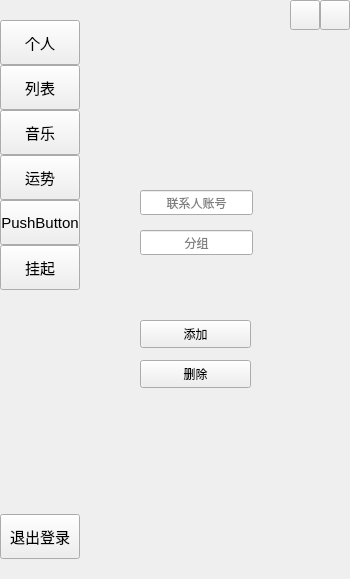
<?xml version="1.0" encoding="UTF-8"?>
<ui version="4.0">
 <class>MainWindow</class>
 <widget class="QMainWindow" name="MainWindow">
  <property name="geometry">
   <rect>
    <x>0</x>
    <y>0</y>
    <width>350</width>
    <height>579</height>
   </rect>
  </property>
  <property name="minimumSize">
   <size>
    <width>0</width>
    <height>0</height>
   </size>
  </property>
  <property name="maximumSize">
   <size>
    <width>1000</width>
    <height>1000</height>
   </size>
  </property>
  <property name="sizeIncrement">
   <size>
    <width>0</width>
    <height>0</height>
   </size>
  </property>
  <property name="windowTitle">
   <string>MainWindow</string>
  </property>
  <property name="styleSheet">
   <string notr="true"/>
  </property>
  <widget class="QWidget" name="centralwidget">
   <layout class="QHBoxLayout" name="horizontalLayout_3">
    <property name="spacing">
     <number>0</number>
    </property>
    <property name="leftMargin">
     <number>0</number>
    </property>
    <property name="topMargin">
     <number>0</number>
    </property>
    <property name="rightMargin">
     <number>0</number>
    </property>
    <property name="bottomMargin">
     <number>0</number>
    </property>
    <item>
     <widget class="QWidget" name="widget" native="true">
      <property name="maximumSize">
       <size>
        <width>80</width>
        <height>16777215</height>
       </size>
      </property>
      <property name="styleSheet">
       <string notr="true"/>
      </property>
      <layout class="QHBoxLayout" name="horizontalLayout" stretch="0">
       <property name="spacing">
        <number>0</number>
       </property>
       <property name="leftMargin">
        <number>0</number>
       </property>
       <property name="topMargin">
        <number>20</number>
       </property>
       <property name="rightMargin">
        <number>0</number>
       </property>
       <property name="bottomMargin">
        <number>20</number>
       </property>
       <item>
        <layout class="QVBoxLayout" name="verticalLayout">
         <property name="spacing">
          <number>0</number>
         </property>
         <property name="bottomMargin">
          <number>0</number>
         </property>
         <item>
          <widget class="QPushButton" name="personalButton">
           <property name="sizePolicy">
            <sizepolicy hsizetype="Minimum" vsizetype="Minimum">
             <horstretch>0</horstretch>
             <verstretch>0</verstretch>
            </sizepolicy>
           </property>
           <property name="minimumSize">
            <size>
             <width>0</width>
             <height>45</height>
            </size>
           </property>
           <property name="font">
            <font>
             <pointsize>11</pointsize>
            </font>
           </property>
           <property name="text">
            <string>个人</string>
           </property>
           <property name="iconSize">
            <size>
             <width>0</width>
             <height>0</height>
            </size>
           </property>
          </widget>
         </item>
         <item>
          <widget class="QPushButton" name="listButton">
           <property name="sizePolicy">
            <sizepolicy hsizetype="Minimum" vsizetype="Minimum">
             <horstretch>0</horstretch>
             <verstretch>0</verstretch>
            </sizepolicy>
           </property>
           <property name="minimumSize">
            <size>
             <width>0</width>
             <height>45</height>
            </size>
           </property>
           <property name="font">
            <font>
             <pointsize>11</pointsize>
            </font>
           </property>
           <property name="text">
            <string>列表</string>
           </property>
           <property name="iconSize">
            <size>
             <width>0</width>
             <height>0</height>
            </size>
           </property>
          </widget>
         </item>
         <item>
          <widget class="QPushButton" name="musicButton">
           <property name="sizePolicy">
            <sizepolicy hsizetype="Minimum" vsizetype="Minimum">
             <horstretch>0</horstretch>
             <verstretch>0</verstretch>
            </sizepolicy>
           </property>
           <property name="minimumSize">
            <size>
             <width>0</width>
             <height>45</height>
            </size>
           </property>
           <property name="font">
            <font>
             <pointsize>11</pointsize>
            </font>
           </property>
           <property name="text">
            <string>音乐</string>
           </property>
           <property name="iconSize">
            <size>
             <width>0</width>
             <height>0</height>
            </size>
           </property>
          </widget>
         </item>
         <item>
          <widget class="QPushButton" name="lotteryButton">
           <property name="sizePolicy">
            <sizepolicy hsizetype="Minimum" vsizetype="Minimum">
             <horstretch>0</horstretch>
             <verstretch>0</verstretch>
            </sizepolicy>
           </property>
           <property name="minimumSize">
            <size>
             <width>0</width>
             <height>45</height>
            </size>
           </property>
           <property name="font">
            <font>
             <pointsize>11</pointsize>
            </font>
           </property>
           <property name="text">
            <string>运势</string>
           </property>
           <property name="iconSize">
            <size>
             <width>0</width>
             <height>0</height>
            </size>
           </property>
          </widget>
         </item>
         <item>
          <widget class="QPushButton" name="pushButton_3">
           <property name="sizePolicy">
            <sizepolicy hsizetype="Minimum" vsizetype="Minimum">
             <horstretch>0</horstretch>
             <verstretch>0</verstretch>
            </sizepolicy>
           </property>
           <property name="minimumSize">
            <size>
             <width>0</width>
             <height>45</height>
            </size>
           </property>
           <property name="font">
            <font>
             <pointsize>11</pointsize>
            </font>
           </property>
           <property name="text">
            <string>PushButton</string>
           </property>
           <property name="iconSize">
            <size>
             <width>0</width>
             <height>0</height>
            </size>
           </property>
          </widget>
         </item>
         <item>
          <widget class="QPushButton" name="pushButton_4">
           <property name="sizePolicy">
            <sizepolicy hsizetype="Minimum" vsizetype="Minimum">
             <horstretch>0</horstretch>
             <verstretch>0</verstretch>
            </sizepolicy>
           </property>
           <property name="minimumSize">
            <size>
             <width>0</width>
             <height>45</height>
            </size>
           </property>
           <property name="font">
            <font>
             <pointsize>11</pointsize>
            </font>
           </property>
           <property name="text">
            <string>挂起</string>
           </property>
           <property name="iconSize">
            <size>
             <width>0</width>
             <height>0</height>
            </size>
           </property>
          </widget>
         </item>
         <item>
          <spacer name="verticalSpacer">
           <property name="orientation">
            <enum>Qt::Orientation::Vertical</enum>
           </property>
           <property name="sizeHint" stdset="0">
            <size>
             <width>20</width>
             <height>40</height>
            </size>
           </property>
          </spacer>
         </item>
         <item>
          <widget class="QPushButton" name="back_pushButton">
           <property name="sizePolicy">
            <sizepolicy hsizetype="Minimum" vsizetype="Minimum">
             <horstretch>0</horstretch>
             <verstretch>0</verstretch>
            </sizepolicy>
           </property>
           <property name="minimumSize">
            <size>
             <width>0</width>
             <height>45</height>
            </size>
           </property>
           <property name="font">
            <font>
             <pointsize>11</pointsize>
            </font>
           </property>
           <property name="text">
            <string>退出登录</string>
           </property>
           <property name="iconSize">
            <size>
             <width>0</width>
             <height>0</height>
            </size>
           </property>
          </widget>
         </item>
        </layout>
       </item>
      </layout>
     </widget>
    </item>
    <item>
     <widget class="QWidget" name="widget1" native="true">
      <layout class="QVBoxLayout" name="verticalLayout_2">
       <property name="spacing">
        <number>0</number>
       </property>
       <property name="leftMargin">
        <number>0</number>
       </property>
       <property name="topMargin">
        <number>0</number>
       </property>
       <property name="rightMargin">
        <number>0</number>
       </property>
       <property name="bottomMargin">
        <number>0</number>
       </property>
       <item>
        <widget class="QWidget" name="title_widget" native="true">
         <property name="maximumSize">
          <size>
           <width>16777215</width>
           <height>30</height>
          </size>
         </property>
         <layout class="QHBoxLayout" name="horizontalLayout_2">
          <property name="spacing">
           <number>0</number>
          </property>
          <property name="leftMargin">
           <number>0</number>
          </property>
          <property name="topMargin">
           <number>0</number>
          </property>
          <property name="rightMargin">
           <number>0</number>
          </property>
          <property name="bottomMargin">
           <number>0</number>
          </property>
          <item>
           <spacer name="horizontalSpacer">
            <property name="orientation">
             <enum>Qt::Orientation::Horizontal</enum>
            </property>
            <property name="sizeHint" stdset="0">
             <size>
              <width>40</width>
              <height>20</height>
             </size>
            </property>
           </spacer>
          </item>
          <item>
           <widget class="QToolButton" name="toolButton_2">
            <property name="minimumSize">
             <size>
              <width>30</width>
              <height>30</height>
             </size>
            </property>
            <property name="maximumSize">
             <size>
              <width>30</width>
              <height>30</height>
             </size>
            </property>
            <property name="text">
             <string/>
            </property>
           </widget>
          </item>
          <item>
           <widget class="QToolButton" name="toolButton">
            <property name="minimumSize">
             <size>
              <width>30</width>
              <height>30</height>
             </size>
            </property>
            <property name="maximumSize">
             <size>
              <width>30</width>
              <height>30</height>
             </size>
            </property>
            <property name="text">
             <string/>
            </property>
           </widget>
          </item>
         </layout>
        </widget>
       </item>
       <item>
        <widget class="QStackedWidget" name="stackedWidget">
         <property name="styleSheet">
          <string notr="true"/>
         </property>
         <property name="midLineWidth">
          <number>0</number>
         </property>
         <property name="currentIndex">
          <number>5</number>
         </property>
         <widget class="QWidget" name="page1">
          <widget class="QPushButton" name="play_pushButton">
           <property name="geometry">
            <rect>
             <x>60</x>
             <y>180</y>
             <width>100</width>
             <height>100</height>
            </rect>
           </property>
           <property name="minimumSize">
            <size>
             <width>100</width>
             <height>100</height>
            </size>
           </property>
           <property name="maximumSize">
            <size>
             <width>100</width>
             <height>100</height>
            </size>
           </property>
           <property name="text">
            <string/>
           </property>
           <property name="iconSize">
            <size>
             <width>100</width>
             <height>100</height>
            </size>
           </property>
          </widget>
         </widget>
         <widget class="QWidget" name="page2">
          <widget class="QPushButton" name="lotteryplayButton">
           <property name="geometry">
            <rect>
             <x>80</x>
             <y>290</y>
             <width>71</width>
             <height>71</height>
            </rect>
           </property>
           <property name="text">
            <string/>
           </property>
          </widget>
          <widget class="QLabel" name="label">
           <property name="geometry">
            <rect>
             <x>60</x>
             <y>60</y>
             <width>111</width>
             <height>181</height>
            </rect>
           </property>
           <property name="sizePolicy">
            <sizepolicy hsizetype="Preferred" vsizetype="Preferred">
             <horstretch>0</horstretch>
             <verstretch>0</verstretch>
            </sizepolicy>
           </property>
           <property name="font">
            <font>
             <pointsize>30</pointsize>
            </font>
           </property>
           <property name="text">
            <string>&lt;html&gt;&lt;head/&gt;&lt;body&gt;&lt;p align=&quot;center&quot;&gt;&lt;span style=&quot; font-size:36pt; font-weight:700;&quot;&gt;签&lt;/span&gt;&lt;/p&gt;&lt;/body&gt;&lt;/html&gt;</string>
           </property>
           <property name="alignment">
            <set>Qt::AlignmentFlag::AlignCenter</set>
           </property>
          </widget>
         </widget>
         <widget class="QWidget" name="page3">
          <widget class="QLabel" name="label_2">
           <property name="geometry">
            <rect>
             <x>50</x>
             <y>40</y>
             <width>100</width>
             <height>100</height>
            </rect>
           </property>
           <property name="text">
            <string/>
           </property>
          </widget>
          <widget class="QLabel" name="label_3">
           <property name="geometry">
            <rect>
             <x>60</x>
             <y>190</y>
             <width>111</width>
             <height>19</height>
            </rect>
           </property>
           <property name="font">
            <font>
             <pointsize>11</pointsize>
            </font>
           </property>
           <property name="text">
            <string/>
           </property>
          </widget>
          <widget class="QLabel" name="label_4">
           <property name="geometry">
            <rect>
             <x>60</x>
             <y>310</y>
             <width>171</width>
             <height>111</height>
            </rect>
           </property>
           <property name="font">
            <font>
             <pointsize>11</pointsize>
            </font>
           </property>
           <property name="text">
            <string/>
           </property>
           <property name="alignment">
            <set>Qt::AlignmentFlag::AlignLeading|Qt::AlignmentFlag::AlignLeft|Qt::AlignmentFlag::AlignTop</set>
           </property>
          </widget>
          <widget class="QLabel" name="label_5">
           <property name="geometry">
            <rect>
             <x>60</x>
             <y>230</y>
             <width>111</width>
             <height>19</height>
            </rect>
           </property>
           <property name="font">
            <font>
             <pointsize>11</pointsize>
            </font>
           </property>
           <property name="text">
            <string/>
           </property>
          </widget>
          <widget class="QLabel" name="label_6">
           <property name="geometry">
            <rect>
             <x>60</x>
             <y>270</y>
             <width>111</width>
             <height>19</height>
            </rect>
           </property>
           <property name="font">
            <font>
             <pointsize>11</pointsize>
            </font>
           </property>
           <property name="text">
            <string/>
           </property>
          </widget>
          <widget class="QPushButton" name="dataButton">
           <property name="geometry">
            <rect>
             <x>70</x>
             <y>450</y>
             <width>93</width>
             <height>28</height>
            </rect>
           </property>
           <property name="font">
            <font>
             <pointsize>12</pointsize>
            </font>
           </property>
           <property name="text">
            <string>编辑资料</string>
           </property>
          </widget>
          <widget class="QLabel" name="label_11">
           <property name="geometry">
            <rect>
             <x>20</x>
             <y>230</y>
             <width>69</width>
             <height>19</height>
            </rect>
           </property>
           <property name="font">
            <font>
             <pointsize>11</pointsize>
            </font>
           </property>
           <property name="text">
            <string>年龄</string>
           </property>
          </widget>
          <widget class="QLabel" name="label_12">
           <property name="geometry">
            <rect>
             <x>20</x>
             <y>270</y>
             <width>69</width>
             <height>19</height>
            </rect>
           </property>
           <property name="font">
            <font>
             <pointsize>11</pointsize>
            </font>
           </property>
           <property name="text">
            <string>生日</string>
           </property>
          </widget>
          <widget class="QLabel" name="label_13">
           <property name="geometry">
            <rect>
             <x>20</x>
             <y>310</y>
             <width>71</width>
             <height>19</height>
            </rect>
           </property>
           <property name="font">
            <font>
             <pointsize>11</pointsize>
            </font>
           </property>
           <property name="text">
            <string>签名</string>
           </property>
          </widget>
          <widget class="QLabel" name="label_14">
           <property name="geometry">
            <rect>
             <x>20</x>
             <y>190</y>
             <width>69</width>
             <height>19</height>
            </rect>
           </property>
           <property name="font">
            <font>
             <pointsize>11</pointsize>
            </font>
           </property>
           <property name="text">
            <string>等级</string>
           </property>
          </widget>
          <widget class="QLabel" name="label_16">
           <property name="geometry">
            <rect>
             <x>60</x>
             <y>150</y>
             <width>111</width>
             <height>19</height>
            </rect>
           </property>
           <property name="font">
            <font>
             <pointsize>11</pointsize>
            </font>
           </property>
           <property name="text">
            <string/>
           </property>
          </widget>
          <widget class="QLabel" name="label_17">
           <property name="geometry">
            <rect>
             <x>20</x>
             <y>150</y>
             <width>69</width>
             <height>19</height>
            </rect>
           </property>
           <property name="font">
            <font>
             <pointsize>11</pointsize>
            </font>
           </property>
           <property name="text">
            <string>名称</string>
           </property>
          </widget>
         </widget>
         <widget class="QWidget" name="page4">
          <widget class="QTreeWidget" name="friendTree">
           <property name="geometry">
            <rect>
             <x>10</x>
             <y>20</y>
             <width>211</width>
             <height>321</height>
            </rect>
           </property>
           <property name="font">
            <font>
             <pointsize>11</pointsize>
            </font>
           </property>
           <column>
            <property name="text">
             <string>新建列</string>
            </property>
           </column>
          </widget>
          <widget class="QPushButton" name="pushButton">
           <property name="geometry">
            <rect>
             <x>20</x>
             <y>490</y>
             <width>201</width>
             <height>28</height>
            </rect>
           </property>
           <property name="text">
            <string>PushButton</string>
           </property>
          </widget>
         </widget>
         <widget class="QWidget" name="page5">
          <widget class="QLineEdit" name="agelineEdit">
           <property name="geometry">
            <rect>
             <x>60</x>
             <y>190</y>
             <width>113</width>
             <height>25</height>
            </rect>
           </property>
           <property name="font">
            <font>
             <pointsize>11</pointsize>
            </font>
           </property>
          </widget>
          <widget class="QLineEdit" name="birthdaylineEdit">
           <property name="geometry">
            <rect>
             <x>60</x>
             <y>240</y>
             <width>113</width>
             <height>25</height>
            </rect>
           </property>
           <property name="font">
            <font>
             <pointsize>11</pointsize>
            </font>
           </property>
          </widget>
          <widget class="QLabel" name="label_7">
           <property name="geometry">
            <rect>
             <x>50</x>
             <y>40</y>
             <width>100</width>
             <height>100</height>
            </rect>
           </property>
           <property name="text">
            <string/>
           </property>
          </widget>
          <widget class="QPushButton" name="submitButton">
           <property name="geometry">
            <rect>
             <x>40</x>
             <y>430</y>
             <width>51</width>
             <height>31</height>
            </rect>
           </property>
           <property name="font">
            <font>
             <pointsize>11</pointsize>
            </font>
           </property>
           <property name="text">
            <string>提交</string>
           </property>
          </widget>
          <widget class="QPushButton" name="dataBackButton">
           <property name="geometry">
            <rect>
             <x>150</x>
             <y>430</y>
             <width>51</width>
             <height>31</height>
            </rect>
           </property>
           <property name="font">
            <font>
             <pointsize>11</pointsize>
            </font>
           </property>
           <property name="text">
            <string>返回</string>
           </property>
          </widget>
          <widget class="QTextEdit" name="signatureEdit">
           <property name="geometry">
            <rect>
             <x>60</x>
             <y>290</y>
             <width>171</width>
             <height>91</height>
            </rect>
           </property>
           <property name="font">
            <font>
             <pointsize>11</pointsize>
            </font>
           </property>
          </widget>
          <widget class="QPushButton" name="chooseAvatarButton">
           <property name="geometry">
            <rect>
             <x>50</x>
             <y>40</y>
             <width>100</width>
             <height>100</height>
            </rect>
           </property>
           <property name="minimumSize">
            <size>
             <width>100</width>
             <height>100</height>
            </size>
           </property>
           <property name="styleSheet">
            <string notr="true"/>
           </property>
           <property name="text">
            <string/>
           </property>
          </widget>
          <widget class="QLabel" name="label_8">
           <property name="geometry">
            <rect>
             <x>10</x>
             <y>190</y>
             <width>51</width>
             <height>21</height>
            </rect>
           </property>
           <property name="font">
            <font>
             <pointsize>11</pointsize>
            </font>
           </property>
           <property name="text">
            <string>年龄:</string>
           </property>
          </widget>
          <widget class="QLabel" name="label_9">
           <property name="geometry">
            <rect>
             <x>10</x>
             <y>230</y>
             <width>51</width>
             <height>20</height>
            </rect>
           </property>
           <property name="font">
            <font>
             <pointsize>11</pointsize>
            </font>
           </property>
           <property name="text">
            <string>生日:</string>
           </property>
          </widget>
          <widget class="QLabel" name="label_10">
           <property name="geometry">
            <rect>
             <x>10</x>
             <y>290</y>
             <width>51</width>
             <height>20</height>
            </rect>
           </property>
           <property name="font">
            <font>
             <pointsize>11</pointsize>
            </font>
           </property>
           <property name="text">
            <string>签名:</string>
           </property>
          </widget>
          <widget class="QLabel" name="label_15">
           <property name="geometry">
            <rect>
             <x>10</x>
             <y>150</y>
             <width>51</width>
             <height>21</height>
            </rect>
           </property>
           <property name="font">
            <font>
             <pointsize>11</pointsize>
            </font>
           </property>
           <property name="text">
            <string>名称:</string>
           </property>
          </widget>
          <widget class="QLineEdit" name="user_nameEdit">
           <property name="geometry">
            <rect>
             <x>60</x>
             <y>150</y>
             <width>113</width>
             <height>25</height>
            </rect>
           </property>
           <property name="font">
            <font>
             <pointsize>11</pointsize>
            </font>
           </property>
          </widget>
         </widget>
         <widget class="QWidget" name="page6">
          <widget class="QLineEdit" name="lineEdit">
           <property name="geometry">
            <rect>
             <x>60</x>
             <y>160</y>
             <width>113</width>
             <height>25</height>
            </rect>
           </property>
           <property name="tabletTracking">
            <bool>false</bool>
           </property>
           <property name="text">
            <string/>
           </property>
           <property name="alignment">
            <set>Qt::AlignmentFlag::AlignCenter</set>
           </property>
           <property name="placeholderText">
            <string>联系人账号</string>
           </property>
          </widget>
          <widget class="QPushButton" name="pushButton_5">
           <property name="geometry">
            <rect>
             <x>60</x>
             <y>290</y>
             <width>111</width>
             <height>28</height>
            </rect>
           </property>
           <property name="text">
            <string>添加</string>
           </property>
          </widget>
          <widget class="QPushButton" name="pushButton_6">
           <property name="geometry">
            <rect>
             <x>60</x>
             <y>330</y>
             <width>111</width>
             <height>28</height>
            </rect>
           </property>
           <property name="text">
            <string>删除</string>
           </property>
          </widget>
          <widget class="QLineEdit" name="lineEdit_2">
           <property name="geometry">
            <rect>
             <x>60</x>
             <y>200</y>
             <width>113</width>
             <height>25</height>
            </rect>
           </property>
           <property name="alignment">
            <set>Qt::AlignmentFlag::AlignCenter</set>
           </property>
           <property name="placeholderText">
            <string>分组</string>
           </property>
          </widget>
         </widget>
        </widget>
       </item>
      </layout>
     </widget>
    </item>
   </layout>
  </widget>
 </widget>
 <resources/>
 <connections/>
</ui>
